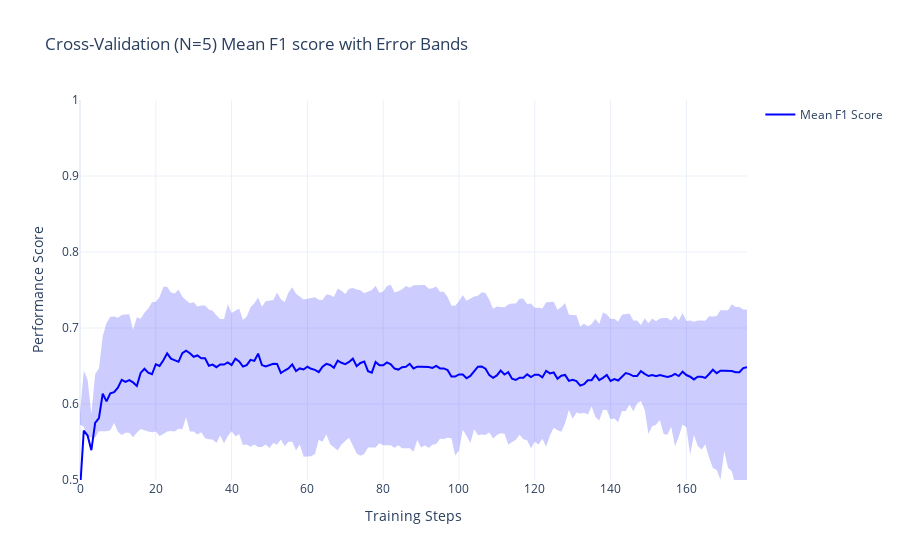

Notebook code for this chart:
### Code cell
import plotly.graph_objects as go

# Create figure
fig = go.Figure()

# Add mean performance line
fig.add_trace(
    go.Scatter(
        x=cv_results["iterations"], y=cv_results["test-F1-mean"], mode="lines", name="Mean F1 Score", line=dict(color="blue")
    )
)

# Add shaded error region
fig.add_trace(
    go.Scatter(
        x=pd.concat([cv_results["iterations"], cv_results["iterations"][::-1]]),
        y=pd.concat([cv_results["test-F1-mean"]+cv_results["test-F1-std"], 
                     cv_results["test-F1-mean"]-cv_results["test-F1-std"]]),
        fill="toself", 
        fillcolor="rgba(0, 0, 255, 0.2)",
        line=dict(color="rgba(255, 255, 255, 0)"),
        showlegend=False
    )
)

# Customize layout
fig.update_layout(
    title="Cross-Validation (N=5) Mean F1 score with Error Bands",
    xaxis_title="Training Steps",
    yaxis_title="Performance Score",
    template="plotly_white",
    yaxis=dict(range=[0.5, 1])
)

fig.show()

fig.write_image(outfolder / "test_f1_v2.png")

### Figure 1 — Plotly figure (JSON) as saved in the notebook; plotly's stock layout.template omitted (floating-point values rounded to 4 significant figures; data arrays with more than 128 entries replaced by an {"elided": "..."} marker saying what was removed)
{"data": [{"line": {"color": "blue"}, "mode": "lines", "name": "Mean F1 Score", "type": "scatter", "x": {"elided": "177 int values"}, "y": {"elided": "177 float values"}}, {"fill": "toself", "fillcolor": "rgba(0, 0, 255, 0.2)", "line": {"color": "rgba(255, 255, 255, 0)"}, "showlegend": false, "type": "scatter", "x": {"elided": "354 int values"}, "y": {"elided": "354 float values"}}], "layout": {"title": {"text": "Cross-Validation (N=5) Mean F1 score with Error Bands"}, "xaxis": {"title": {"text": "Training Steps"}}, "yaxis": {"range": [0.5, 1], "title": {"text": "Performance Score"}}}}
